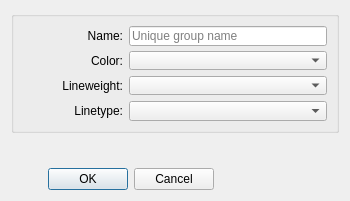
<?xml version="1.0" encoding="UTF-8"?>
<ui version="4.0">
 <class>EditGroupDialog</class>
 <widget class="QDialog" name="EditGroupDialog">
  <property name="geometry">
   <rect>
    <x>0</x>
    <y>0</y>
    <width>350</width>
    <height>201</height>
   </rect>
  </property>
  <property name="sizePolicy">
   <sizepolicy hsizetype="Fixed" vsizetype="Preferred">
    <horstretch>0</horstretch>
    <verstretch>0</verstretch>
   </sizepolicy>
  </property>
  <property name="minimumSize">
   <size>
    <width>260</width>
    <height>0</height>
   </size>
  </property>
  <property name="maximumSize">
   <size>
    <width>16777215</width>
    <height>16777215</height>
   </size>
  </property>
  <property name="windowTitle">
   <string>Add Group</string>
  </property>
  <property name="windowIcon">
   <iconset resource="../../../vmisc/share/resources/icon.qrc">
    <normaloff>:/icon/64x64/icon64x64.png</normaloff>:/icon/64x64/icon64x64.png</iconset>
  </property>
  <layout class="QVBoxLayout" name="verticalLayout_2">
   <item>
    <widget class="QGroupBox" name="groupBox">
     <property name="sizePolicy">
      <sizepolicy hsizetype="Preferred" vsizetype="Preferred">
       <horstretch>0</horstretch>
       <verstretch>0</verstretch>
      </sizepolicy>
     </property>
     <property name="minimumSize">
      <size>
       <width>240</width>
       <height>120</height>
      </size>
     </property>
     <property name="maximumSize">
      <size>
       <width>16777215</width>
       <height>16777215</height>
      </size>
     </property>
     <property name="title">
      <string/>
     </property>
     <property name="checkable">
      <bool>false</bool>
     </property>
     <layout class="QVBoxLayout" name="verticalLayout">
      <item>
       <layout class="QFormLayout" name="formLayout">
        <property name="labelAlignment">
         <set>Qt::AlignRight|Qt::AlignTrailing|Qt::AlignVCenter</set>
        </property>
        <item row="0" column="0">
         <widget class="QLabel" name="groupName_Label">
          <property name="minimumSize">
           <size>
            <width>100</width>
            <height>0</height>
           </size>
          </property>
          <property name="text">
           <string>Name:</string>
          </property>
          <property name="alignment">
           <set>Qt::AlignRight|Qt::AlignTrailing|Qt::AlignVCenter</set>
          </property>
         </widget>
        </item>
        <item row="0" column="1">
         <widget class="QLineEdit" name="groupName_LineEdit">
          <property name="sizePolicy">
           <sizepolicy hsizetype="Expanding" vsizetype="Fixed">
            <horstretch>0</horstretch>
            <verstretch>0</verstretch>
           </sizepolicy>
          </property>
          <property name="minimumSize">
           <size>
            <width>80</width>
            <height>20</height>
           </size>
          </property>
          <property name="maximumSize">
           <size>
            <width>16777215</width>
            <height>16777215</height>
           </size>
          </property>
          <property name="toolTip">
           <string>Unique pattern piece name</string>
          </property>
          <property name="placeholderText">
           <string>Unique group name</string>
          </property>
         </widget>
        </item>
        <item row="1" column="0">
         <widget class="QLabel" name="groupColor_Label">
          <property name="minimumSize">
           <size>
            <width>100</width>
            <height>0</height>
           </size>
          </property>
          <property name="text">
           <string>Color:</string>
          </property>
          <property name="alignment">
           <set>Qt::AlignRight|Qt::AlignTrailing|Qt::AlignVCenter</set>
          </property>
         </widget>
        </item>
        <item row="1" column="1">
         <widget class="ColorComboBox" name="groupColor_ComboBox">
          <property name="sizePolicy">
           <sizepolicy hsizetype="Expanding" vsizetype="Fixed">
            <horstretch>0</horstretch>
            <verstretch>0</verstretch>
           </sizepolicy>
          </property>
          <property name="minimumSize">
           <size>
            <width>80</width>
            <height>0</height>
           </size>
          </property>
          <property name="maximumSize">
           <size>
            <width>16777215</width>
            <height>16777215</height>
           </size>
          </property>
          <property name="iconSize">
           <size>
            <width>40</width>
            <height>14</height>
           </size>
          </property>
         </widget>
        </item>
        <item row="2" column="0">
         <widget class="QLabel" name="groupLineWeight_Label">
          <property name="minimumSize">
           <size>
            <width>100</width>
            <height>0</height>
           </size>
          </property>
          <property name="text">
           <string>Lineweight:</string>
          </property>
          <property name="alignment">
           <set>Qt::AlignRight|Qt::AlignTrailing|Qt::AlignVCenter</set>
          </property>
         </widget>
        </item>
        <item row="2" column="1">
         <widget class="LineWeightComboBox" name="groupLineWeight_ComboBox">
          <property name="sizePolicy">
           <sizepolicy hsizetype="Expanding" vsizetype="Fixed">
            <horstretch>0</horstretch>
            <verstretch>0</verstretch>
           </sizepolicy>
          </property>
          <property name="minimumSize">
           <size>
            <width>80</width>
            <height>0</height>
           </size>
          </property>
          <property name="maximumSize">
           <size>
            <width>16777215</width>
            <height>16777215</height>
           </size>
          </property>
          <property name="iconSize">
           <size>
            <width>40</width>
            <height>14</height>
           </size>
          </property>
         </widget>
        </item>
        <item row="3" column="0">
         <widget class="QLabel" name="groupLineType_Label">
          <property name="minimumSize">
           <size>
            <width>100</width>
            <height>0</height>
           </size>
          </property>
          <property name="text">
           <string>Linetype:</string>
          </property>
          <property name="alignment">
           <set>Qt::AlignRight|Qt::AlignTrailing|Qt::AlignVCenter</set>
          </property>
         </widget>
        </item>
        <item row="3" column="1">
         <widget class="LineTypeComboBox" name="groupLineType_ComboBox">
          <property name="sizePolicy">
           <sizepolicy hsizetype="Expanding" vsizetype="Fixed">
            <horstretch>0</horstretch>
            <verstretch>0</verstretch>
           </sizepolicy>
          </property>
          <property name="minimumSize">
           <size>
            <width>80</width>
            <height>0</height>
           </size>
          </property>
          <property name="maximumSize">
           <size>
            <width>16777215</width>
            <height>16777215</height>
           </size>
          </property>
          <property name="iconSize">
           <size>
            <width>40</width>
            <height>14</height>
           </size>
          </property>
         </widget>
        </item>
       </layout>
      </item>
     </layout>
    </widget>
   </item>
   <item>
    <spacer name="verticalSpacer">
     <property name="orientation">
      <enum>Qt::Vertical</enum>
     </property>
     <property name="sizeHint" stdset="0">
      <size>
       <width>20</width>
       <height>40</height>
      </size>
     </property>
    </spacer>
   </item>
   <item>
    <widget class="QDialogButtonBox" name="buttonBox">
     <property name="sizePolicy">
      <sizepolicy hsizetype="Fixed" vsizetype="Fixed">
       <horstretch>0</horstretch>
       <verstretch>0</verstretch>
      </sizepolicy>
     </property>
     <property name="minimumSize">
      <size>
       <width>240</width>
       <height>0</height>
      </size>
     </property>
     <property name="maximumSize">
      <size>
       <width>240</width>
       <height>16777215</height>
      </size>
     </property>
     <property name="orientation">
      <enum>Qt::Horizontal</enum>
     </property>
     <property name="standardButtons">
      <set>QDialogButtonBox::Cancel|QDialogButtonBox::Ok</set>
     </property>
     <property name="centerButtons">
      <bool>true</bool>
     </property>
    </widget>
   </item>
  </layout>
 </widget>
 <customwidgets>
  <customwidget>
   <class>ColorComboBox</class>
   <extends>QComboBox</extends>
   <header location="global">color_combobox.h</header>
  </customwidget>
  <customwidget>
   <class>LineTypeComboBox</class>
   <extends>QComboBox</extends>
   <header location="global">linetype_combobox.h</header>
  </customwidget>
  <customwidget>
   <class>LineWeightComboBox</class>
   <extends>QComboBox</extends>
   <header location="global">lineweight_combobox.h</header>
  </customwidget>
 </customwidgets>
 <resources>
  <include location="../../../vmisc/share/resources/icon.qrc"/>
 </resources>
 <connections>
  <connection>
   <sender>buttonBox</sender>
   <signal>accepted()</signal>
   <receiver>EditGroupDialog</receiver>
   <slot>accept()</slot>
   <hints>
    <hint type="sourcelabel">
     <x>248</x>
     <y>254</y>
    </hint>
    <hint type="destinationlabel">
     <x>157</x>
     <y>274</y>
    </hint>
   </hints>
  </connection>
  <connection>
   <sender>buttonBox</sender>
   <signal>rejected()</signal>
   <receiver>EditGroupDialog</receiver>
   <slot>reject()</slot>
   <hints>
    <hint type="sourcelabel">
     <x>316</x>
     <y>260</y>
    </hint>
    <hint type="destinationlabel">
     <x>286</x>
     <y>274</y>
    </hint>
   </hints>
  </connection>
 </connections>
</ui>
